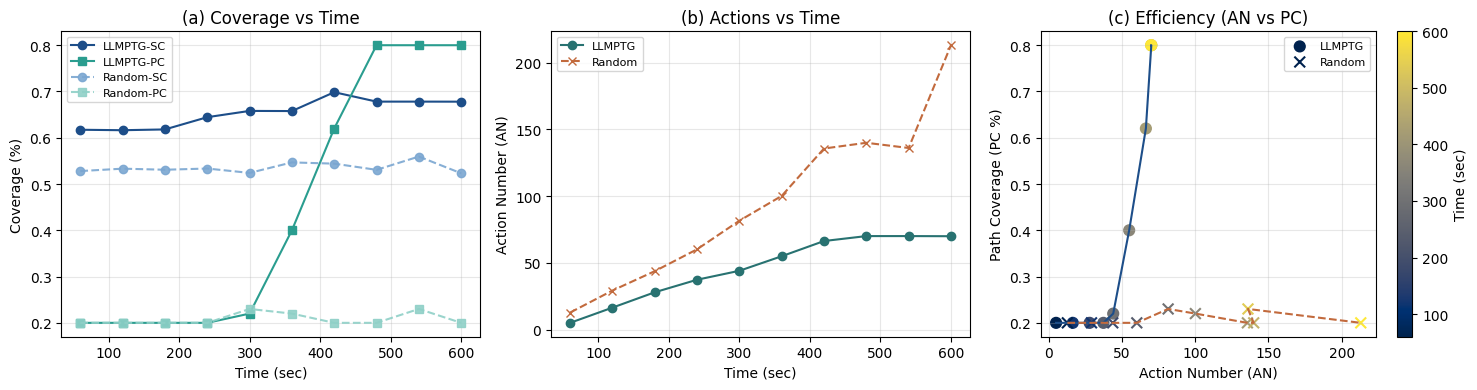

Generate this figure with Python:
import pandas as pd
import matplotlib.pyplot as plt

# 配色方案 1：冷色学术风（蓝-青-金）
PRIMARY_SC = '#1D4E89'
PRIMARY_PC = '#2A9D8F'
COMPARE_SC = '#7AA6D1'
COMPARE_PC = '#8FD0C7'
PRIMARY_LINE = '#1D4E89'
COMPARE_LINE = '#C26A3D'
AN_PRIMARY = '#287271'
AN_COMPARE = '#C26A3D'
TIME_CMAP = 'cividis'

# ===== 1. 读取Excel =====
file_path = "data/results.xlsx"   # 修改为你的路径
sheet_name = "LMT vs RT"

df = pd.read_excel(file_path, sheet_name=sheet_name)

# ===== 2. 数据提取 =====
time = df['Times(s)']

llm_sc = df['LLM PTG-based Testing SC']
llm_pc = df['LLM PTG-based Testing PC']
llm_an = df['LLM PTG-based Testing AN']

rand_sc = df['Random Testing SC']
rand_pc = df['Random Testing PC']
rand_an = df['Random Testing AN']

# 创建子图
fig, axs = plt.subplots(1, 3, figsize=(15,4))

# ===================== (a) Time → Coverage =====================
axs[0].plot(time, llm_sc, marker='o', color=PRIMARY_SC, label='LLMPTG-SC')
axs[0].plot(time, llm_pc, marker='s', color=PRIMARY_PC, label='LLMPTG-PC')

axs[0].plot(time, rand_sc, marker='o', linestyle='--', color=COMPARE_SC, label='Random-SC', alpha=0.9)
axs[0].plot(time, rand_pc, marker='s', linestyle='--', color=COMPARE_PC, label='Random-PC', alpha=0.9)

axs[0].set_xlabel('Time (sec)')
axs[0].set_ylabel('Coverage (%)')
axs[0].set_title('(a) Coverage vs Time')
axs[0].grid(alpha=0.3)
axs[0].legend(fontsize=8)

# ===================== (b) Time → AN =====================
axs[1].plot(time, llm_an, marker='o', color=AN_PRIMARY, label='LLMPTG')
axs[1].plot(time, rand_an, marker='x', linestyle='--', color=AN_COMPARE, label='Random')

axs[1].set_xlabel('Time (sec)')
axs[1].set_ylabel('Action Number (AN)')
axs[1].set_title('(b) Actions vs Time')
axs[1].grid(alpha=0.3)
axs[1].legend(fontsize=8)

# ===================== (c) AN → Coverage =====================
sc = axs[2].scatter(llm_an, llm_pc, c=time, cmap=TIME_CMAP, s=60, label='LLMPTG')
axs[2].plot(llm_an, llm_pc, color=PRIMARY_LINE)

axs[2].scatter(rand_an, rand_pc, c=time, cmap=TIME_CMAP, marker='x', s=60, label='Random')
axs[2].plot(rand_an, rand_pc, linestyle='--', color=COMPARE_LINE)

axs[2].set_xlabel('Action Number (AN)')
axs[2].set_ylabel('Path Coverage (PC %)')
axs[2].set_title('(c) Efficiency (AN vs PC)')
axs[2].grid(alpha=0.3)
axs[2].legend(fontsize=8)

# colorbar（时间）
cbar = fig.colorbar(sc, ax=axs[2])
cbar.set_label('Time (sec)')

# 布局
plt.tight_layout()

plt.savefig("data/diagram_1.png", bbox_inches="tight")

plt.show()
